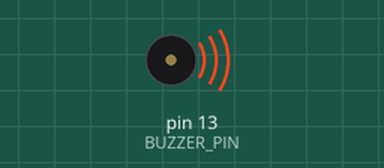
Simulated run of this sketch. Board: Arduino Uno, built with avr-gcc and run on an emulated ATmega328P. Parts: buzzer (waves = sounding). What the sketch prints to the serial monitor is not drawn.

Above: at 0.5 s.
Timing chart, 0 to 4.6 s (numbered marks = the images above):
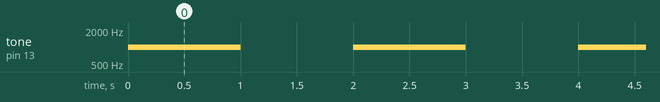

Measured:
- by itself, tone on pin 13 (BUZZER_PIN): alternates 1000 Hz for 1.0 s and silent for 1.0 s

The sketch:

buzzer.ino
```cpp
// Pins
const int BUZZER_PIN = 13;

void setup() {
  Serial.begin(9600);
  Serial.println("Buzzer test");

  pinMode(BUZZER_PIN, OUTPUT);
}

void loop() {
  // read encoder value
  Serial.println("Buzzer ON");
  tone(BUZZER_PIN, 1000);
  delay(1000);
  Serial.println("Buzzer OFF");
  noTone(BUZZER_PIN);
  delay(1000);
}
```
